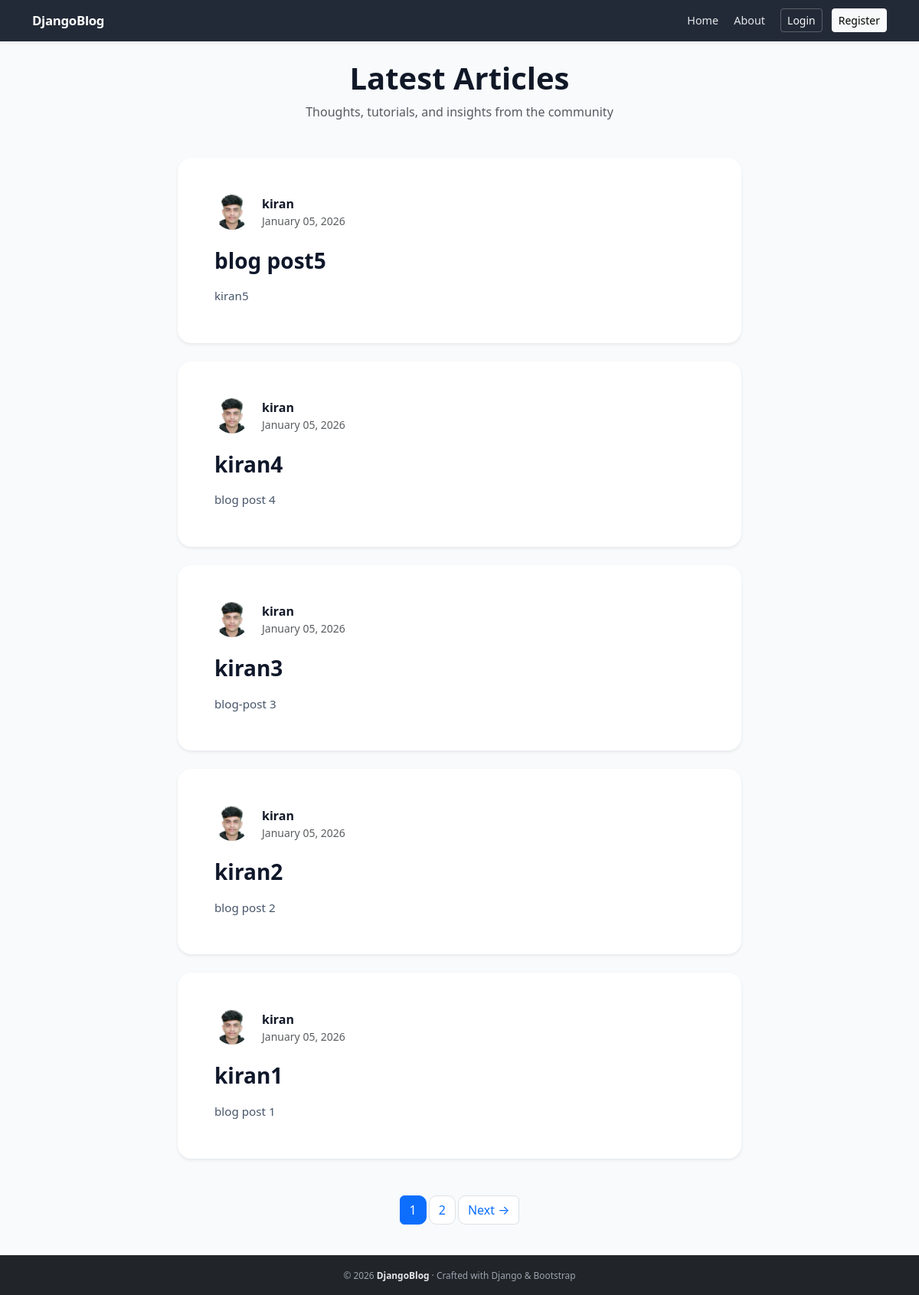
The page / on the database its author committed.
### blog/models.py (models this page shows, shortened)
class Post(models.Model):
    title=models.CharField(max_length=100)
    content=models.TextField()
    date_posted=models.DateTimeField(default=timezone.now)
    author=models.ForeignKey(User,on_delete=models.CASCADE)

### users/models.py (models this page shows)
class Profile(models.Model):
    user = models.OneToOneField(User, on_delete=models.CASCADE)
    image = models.ImageField(
        upload_to='profile_pics',
        default='profile_pics/avatar_default.jpg'
    )

### blog/views.py (the view)
# urls.py: path('',PostListView.as_view(),name='blog-home'),
class PostListView(ListView):
    model=Post
    template_name='blog/home.html'
    context_object_name='posts'
    ordering=['-date_posted']
    paginate_by=5

### blog/templates/blog/home.html (shortened to what this page needs)
{% extends "blog/base.html" %} {% block content %}
<div class="row">
  <div class="col-lg-8 col-md-10 mx-auto">
    <header class="text-center mb-5">
      <h1 class="fw-bold mb-2">Latest Articles</h1>
      <p class="text-muted">
        Thoughts, tutorials, and insights from the community
      </p>
    </header>
    {% for post in posts %}
    <article class="post-card mb-4 shadow-sm">
      <div class="p-4 p-md-5">
        <div class="d-flex align-items-center mb-4 post-meta">
          <img
            src="{{ post.author.profile.image.url|default:'/static/images/default-avatar.png' }}"
            class="author-avatar me-3"
            alt="author avatar"
          />
          <div>
            <a
              class="fw-semibold"
              href="{% url 'user-post' post.author.username %}"
            >
              {{ post.author }}
            </a>
            <div class="text-muted small">
              {{ post.date_posted|date:"F d, Y" }}
            </div>
          </div>
        </div>
        <h3 class="post-title fw-bold mb-3">
          <a href="{% url 'post-detail' post.id %}"> {{ post.title }} </a>
        </h3>
        <p class="post-content mb-0">{{ post.content|truncatechars:220 }}</p>
      </div>
    </article>
    {% empty %}
    <p class="text-center text-muted mt-5">No posts available.</p>
    {% endfor %}
    {% if is_paginated %}
    <nav class="mt-5">
      <ul class="pagination justify-content-center">
         {% for num in page_obj.paginator.page_range %} {% if num == page_obj.number %}
        <li class="page-item active">
          <span class="page-link">{{ num }}</span>
        </li>
        {% elif num >= page_obj.number|add:"-3" and num <= page_obj.number|add:"3" %}
        <li class="page-item">
          <a class="page-link" href="?page={{ num }}">{{ num }}</a>
        </li>
        {% endif %} {% endfor %} {% if page_obj.has_next %}
        <li class="page-item">
          <a class="page-link" href="?page={{ page_obj.next_page_number }}">
            Next →
          </a>
        </li>
        {% endif %}
      </ul>
    </nav>
    {% endif %}
  </div>
</div>
{% endblock content %}

### blog/templates/blog/base.html (shortened to what this page needs)
<!DOCTYPE html>
<html lang="en">
  <head>
    <link
      href="https://cdn.jsdelivr.net/npm/bootstrap@5.3.8/dist/css/bootstrap.min.css"
      rel="stylesheet"
    />
  </head>
  <body>
    <nav
      class="navbar navbar-expand-lg navbar-dark bg-dark shadow-sm sticky-top"
    >
      <div class="container">
        <a class="navbar-brand" href="{% url 'blog-home' %}"> DjangoBlog </a>
        <div class="collapse navbar-collapse" id="navbarNav">
          <ul class="navbar-nav ms-auto align-items-center gap-1">
            <li class="nav-item">
              <a class="nav-link" href="{% url 'blog-home' %}">Home</a>
            </li>
            <li class="nav-item">
              <a class="nav-link" href="{% url 'blog-about' %}">About</a>
            </li>
            {% if user.is_authenticated %}
            <li class="nav-item">
              <a
                class="btn btn-outline-light btn-sm ms-2"
                href="{% url 'post-create' %}"
              >
                + New Post
              </a>
            </li>
            <li class="nav-item dropdown ms-2">
              <a
                class="nav-link dropdown-toggle"
                role="button"
                data-bs-toggle="dropdown"
              >
                {{ user.username }}
              </a>
              <ul class="dropdown-menu dropdown-menu-end shadow">
                <li>
                  <a class="dropdown-item" href="{% url 'profile' %}">
                    Profile
                  </a>
                </li>
                <li><hr class="dropdown-divider" /></li>
                <li>
                  <form method="POST" action="{% url 'logout' %}">
                    {% csrf_token %}
                    <button type="submit" class="dropdown-item text-danger">
                      Logout
                    </button>
                  </form>
                </li>
              </ul>
            </li>
            {% else %}
            <li class="nav-item">
              <a
                class="btn btn-outline-light btn-sm ms-2"
                href="{% url 'login' %}"
              >
                Login
              </a>
            </li>
            <li class="nav-item">
              <a class="btn btn-light btn-sm ms-2" href="{% url 'register' %}">
                Register
              </a>
            </li>
            {% endif %}
          </ul>
        </div>
      </div>
    </nav>
    <main class="container py-4">
       {% block content %}{% endblock %}
    </main>
    <footer class="bg-dark text-center py-3">
      <div class="container">
        <small>
          © {{ year|default:"2026" }}
          <span>DjangoBlog</span> · Crafted with Django & Bootstrap
        </small>
      </div>
    </footer>
  </body>
</html>

### blog/templates/blog/base.html (style rules this page uses)
:root { --brand-accent: #f97316; --text-primary: #111827; --text-muted: #6b7280; }
body { min-height: 100vh; display: flex; flex-direction: column; background: #f8fafc; color: var(--text-primary); -webkit-font-smoothing: antialiased; }
main { flex: 1; }
.navbar { backdrop-filter: blur(10px); background: rgba(17, 24, 39, 0.92) !important; }
.navbar-brand { font-weight: 800; letter-spacing: -0.3px; font-size: 1.05rem; }
.nav-link { font-size: 0.9rem; color: #e5e7eb !important; }
.btn-outline-light { border-color: rgba(255, 255, 255, 0.25); }
footer { font-size: 0.85rem; color: #9ca3af; background: #111827; }
footer span { color: #e5e7eb; font-weight: 600; }

### blog/templates/blog/home.html (style rules this page uses)
.post-card { position: relative; background: #ffffff; border-radius: 18px; overflow: hidden; transition: transform 0.3s ease, box-shadow 0.3s ease; }
.post-card::before { content: ""; position: absolute; left: 0; top: 0; height: 100%; width: 4px; background: #2563eb; opacity: 0; pointer-events: none; transition: opacity 0.3s ease; }
.author-avatar { width: 46px; height: 46px; border-radius: 50%; object-fit: cover; }
.post-meta a { text-decoration: none; color: #111827; }
.post-title a { text-decoration: none; color: #0f172a; }
.post-content { color: #475569; line-height: 1.75; font-size: 0.95rem; }
.pagination .page-link { border-radius: 10px; margin: 0 4px; }

### rows shown on the page
Post: author.profile.image (picture), author "kiran", date_posted "January 05, 2026", title "blog post5", content "kiran5"
Post: author.profile.image (picture), author "kiran", date_posted "January 05, 2026", title "kiran4", content "blog post 4"
Post: author.profile.image (picture), author "kiran", date_posted "January 05, 2026", title "kiran3", content "blog-post 3"
Post: author.profile.image (picture), author "kiran", date_posted "January 05, 2026", title "kiran2", content "blog post 2"
Post: author.profile.image (picture), author "kiran", date_posted "January 05, 2026", title "kiran1", content "blog post 1"

### other values the page prints
{{ num }} "1"
{{ num }} "2"
{{ year|default:"2026" }} "2026"
